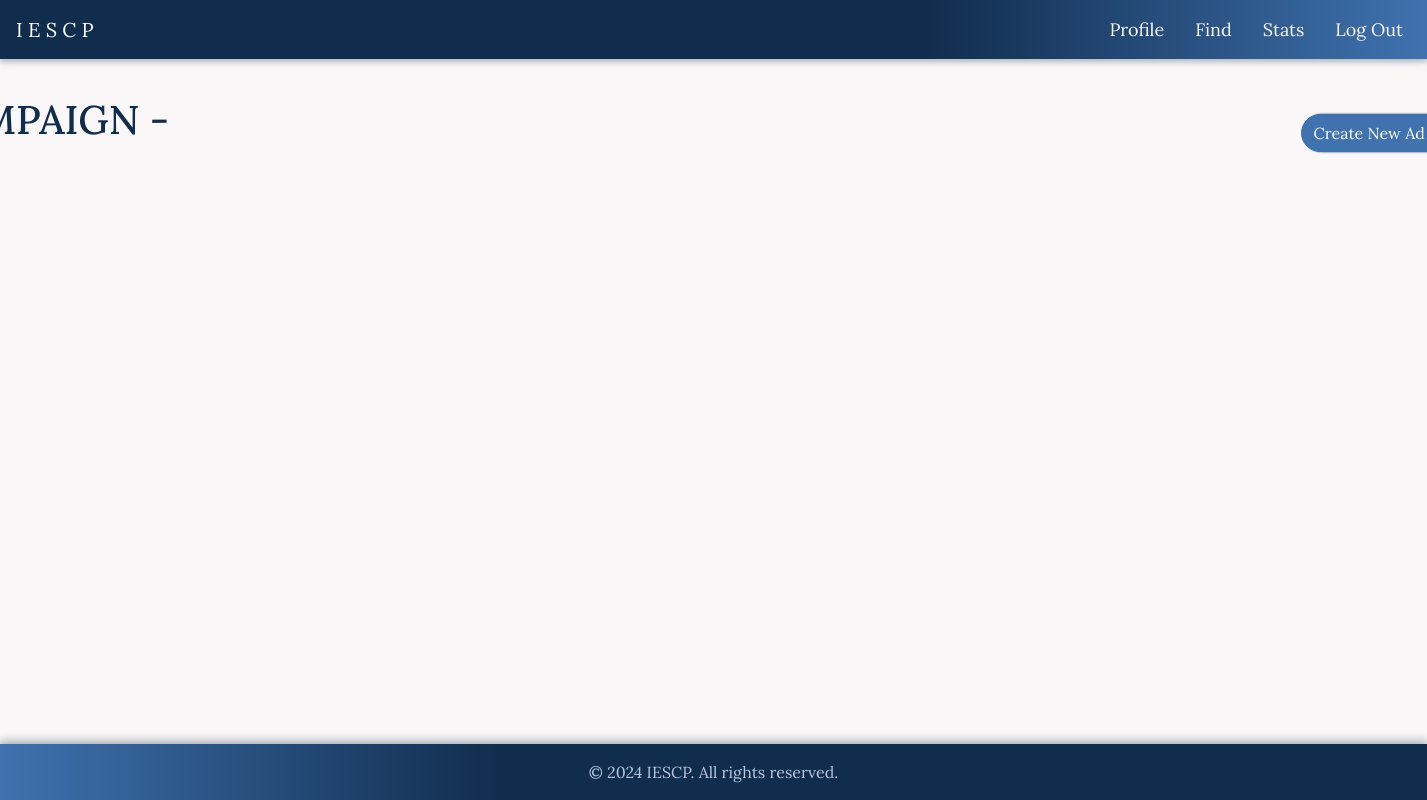
Page /campaign?campaign_id=8 on the earlier database version.
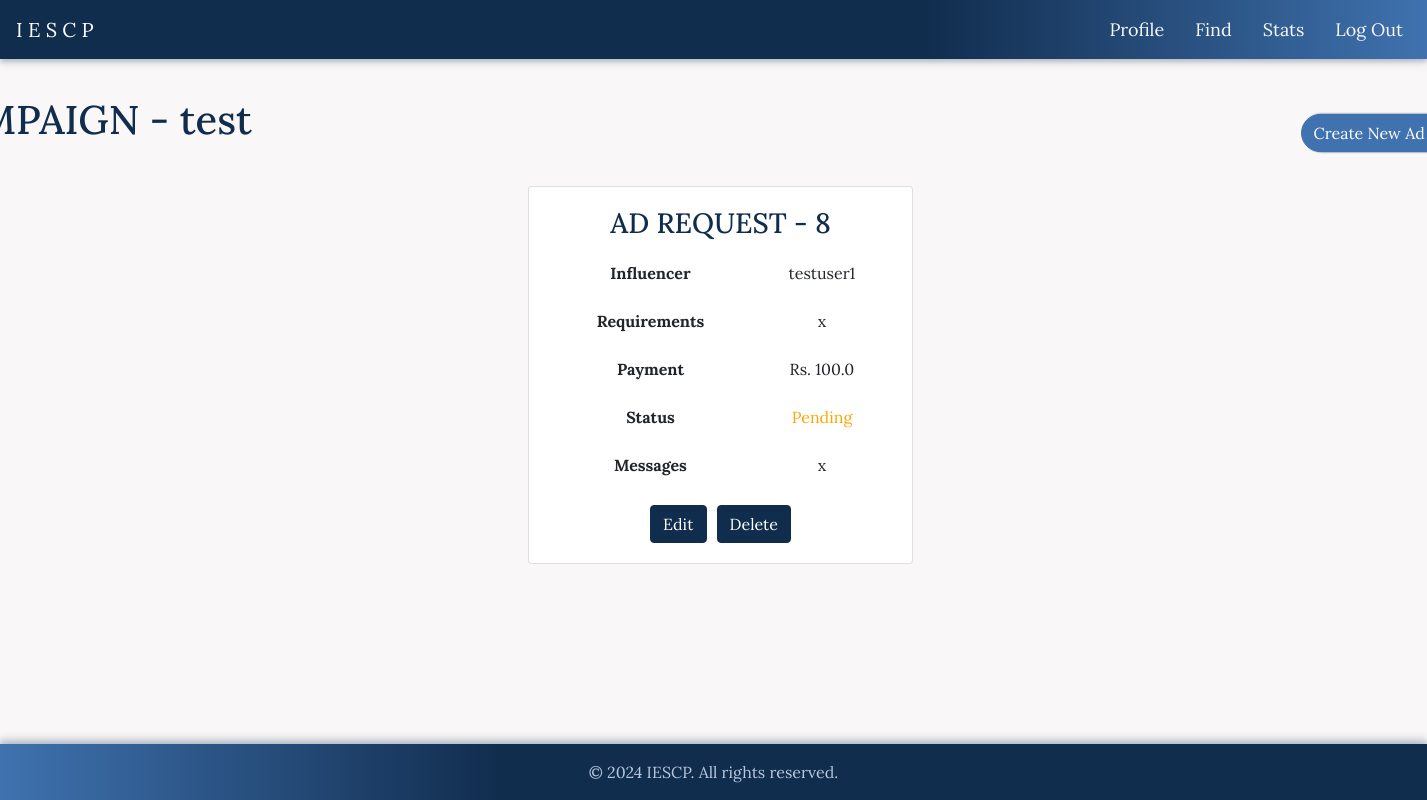
Same page on the later database version.
### app/models.py (models this page shows, shortened)
class Campaign(db.Model):
    id = db.Column(db.Integer, primary_key=True)
    name = db.Column(db.String(64), nullable=False)
    description = db.Column(db.Text, nullable=False)
    start_date = db.Column(db.DateTime, default=datetime.utcnow)
    end_date = db.Column(db.DateTime)
    budget = db.Column(db.Float, nullable=False)
    visibility = db.Column(db.String(10), nullable=False)
    goals = db.Column(db.Text, nullable=False)
    sponsor_id = db.Column(db.Integer, db.ForeignKey('user.id'), nullable=False)
    ad_requests = db.relationship('AdRequest', backref='campaign', lazy=True)

class AdRequest(db.Model):
    id = db.Column(db.Integer, primary_key=True)
    campaign_id = db.Column(db.Integer, db.ForeignKey('campaign.id'), nullable=False)
    influencer_id = db.Column(db.Integer, db.ForeignKey('user.id'), nullable=False)
    messages = db.Column(db.Text, nullable=True)
    requirements = db.Column(db.Text, nullable=False)
    payment_amount = db.Column(db.Float, nullable=False)
    status = db.Column(db.String(10), nullable=False)

class User(db.Model):
    id = db.Column(db.Integer, primary_key=True)
    username = db.Column(db.String(64), unique=True, nullable=False)
    email = db.Column(db.String(120), unique=True, nullable=False)
    password_hash = db.Column(db.String(128))
    role = db.Column(db.String(64), nullable=False)
    campaigns = db.relationship('Campaign', backref='sponsor', lazy=True)
    ad_requests = db.relationship('AdRequest', backref='influencer', lazy=True)

### app/routes.py (the view)
@app.route('/campaign')
def campaign():
    campaign_id = request.args.get('campaign_id')
    campaign = Campaign.query.get(campaign_id)
    ad_requests = AdRequest.query.filter_by(campaign_id=campaign_id).all()
    ad_requests_with_influencer = []
    for ad_request in ad_requests:
        influencer = User.query.get(ad_request.influencer_id)
        influencer_name = influencer.username if influencer else "Unknown"
        ad_requests_with_influencer.append({
            'campaign_id': campaign_id,
            'ad_request_id': ad_request.id,
            'ad_request_payment': ad_request.payment_amount,
            'influencer_name': influencer_name,
            'requirements': ad_request.requirements,
            'status': ad_request.status,
            'messages': ad_request.messages
        })
    return render_template('campaign.html', active_page='campaigns', campaign=campaign, campaign_id=campaign_id, ad_requests=ad_requests_with_influencer)

### app/templates/campaign.html (shortened to what this page needs)
{% extends "navbar_after_login.html" %}
{% block styles %}
  <link rel="stylesheet" href="{{ url_for('static', filename='/css/campaign.css') }}">
{% endblock %}
{% block content %}
<div class="container mt-4">
    <div class="d-flex justify-content-between mb-4">
        <h1>CAMPAIGN - {{ campaign.name }}</h1>
        <button class="btn btn-primary" data-toggle="modal" data-target="#createAdModal">Create New Ad Request</a>
    </div>
    <div class="row">
        {% for item in ad_requests %}
            <div class="col-md-4">
                <div class="card campaign-card">
                    <div class="card-body">
                        <h3>AD REQUEST - {{ item.ad_request_id }}</h3>
                        <div class="table-responsive">
                            <table class="table table-borderless">
                              <tbody>
                                <tr>
                                  <th>Influencer</th>
                                  <td id="ad-req-sponsor-name">{{ item.influencer_name }}</td>
                                </tr>
                                <tr>
                                  <th>Requirements</th>
                                  <td id="ad-req-requirements">{{ item.requirements }}</td>
                                </tr>
                                <tr>
                                  <th>Payment</th>
                                  <td id="ad-req-payment">Rs. {{ item.ad_request_payment }}</td>
                                </tr>
                                <tr>
                                  <th>Status</th>
                                    <td id="ad-req-status"
                                        class="status
                                        {% if item.status == 'Accepted' %} accepted
                                        {% elif item.status == 'Pending' %} pending
                                        {% elif item.status == 'Rejected' %} rejected
                                        {% elif item.status == 'Negotiated' %} negotiated
                                        {% elif item.status == 'Completed' %} completed
                                        {% endif %}">
                                        {{ item.status }}
                                    </td>
                                </tr>
                                <tr>
                                  <th>Messages</th>
                                  <td id="ad-req-messages">{{ item.messages }}</td>
                                </tr>
                              </tbody>
                            </table>
                          </div>
                          <div class="btn-container">
                            <button class="btn btn-secondary gradient" id="edit-ad-request"
                                        data-ad-request-id="{{ item.ad_request_id }}"
                                        data-campaign-name="{{ campaign.name }}"
                                        data-influencer-id="{{ item.influencer_id }}"
                                        data-messages="{{ item.messages }}"
                                        data-requirements="{{ item.requirements }}"
                                        data-payment-amount="{{ item.ad_request_payment }}">Edit
                        </button>
                        <button class="btn btn-secondary gradient" id="delete-ad-request"
                            data-ad-request-id="{{ item.ad_request_id }}"
                            data-campaign-name="{{ campaign.name }}" >Delete
                        </button>
                        </div>
                    </div>
                </div>
            </div>
        {% endfor %}
    </div>
</div>
{% endblock %}

Differences in the rows shown:
added Campaign: name "test"
added AdRequest: ad_request_id "8", influencer_name "testuser1", requirements "x", ad_request_payment "100.0", status "Pending", messages "x"
